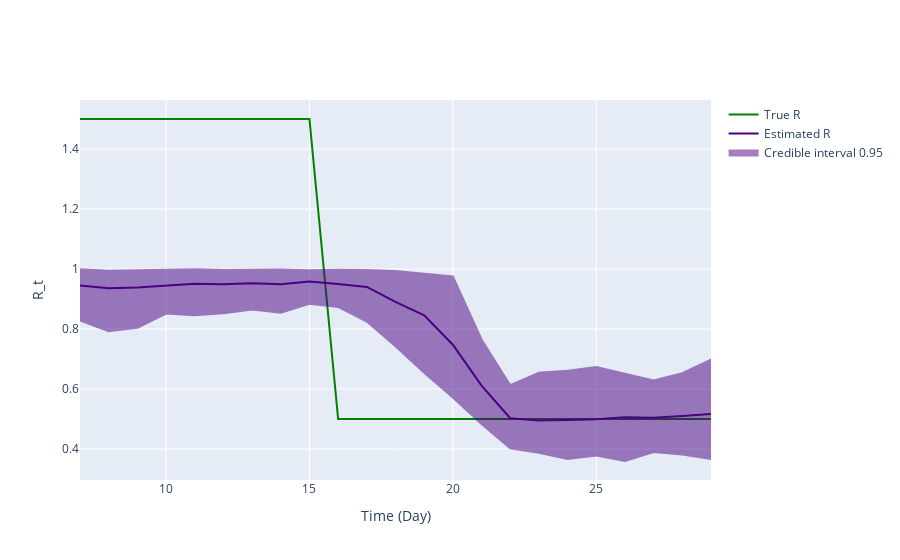

Notebook cell for this chart:
### Markdown cell above
## Inference plot using class method results

### Code cell
fig = ReproductionNumberPlot()

fig.add_ground_truth_rt(ground_truth)
fig.add_interval_rt(new_intervals)

fig.update_labels(time_label='Time (Day)', r_label='R_t')

fig.show_figure()

### Figure 1 — Plotly figure (JSON) as saved in the notebook; plotly's stock layout.template omitted (floating-point values rounded to 4 significant figures)
{"data": [{"line": {"color": "green"}, "mode": "lines", "name": "True R", "type": "scatter", "x": [7, 8, 9, 10, 11, 12, 13, 14, 15, 16, 17, 18, 19, 20, 21, 22, 23, 24, 25, 26, 27, 28, 29], "y": [1.5, 1.5, 1.5, 1.5, 1.5, 1.5, 1.5, 1.5, 1.5, 0.5, 0.5, 0.5, 0.5, 0.5, 0.5, 0.5, 0.5, 0.5, 0.5, 0.5, 0.5, 0.5, 0.5]}, {"line": {"color": "indigo"}, "mode": "lines", "name": "Estimated R", "type": "scatter", "x": [7, 8, 9, 10, 11, 12, 13, 14, 15, 16, 17, 18, 19, 20, 21, 22, 23, 24, 25, 26, 27, 28, 29], "y": [0.945, 0.936, 0.9386, 0.9442, 0.9512, 0.9495, 0.9526, 0.9493, 0.958, 0.9499, 0.9402, 0.8902, 0.8459, 0.7476, 0.6115, 0.5025, 0.4951, 0.4964, 0.4989, 0.5057, 0.5046, 0.5104, 0.5167]}, {"fill": "toself", "fillcolor": "indigo", "line": {"color": "indigo"}, "mode": "lines", "name": "Credible interval 0.95", "opacity": 0.5, "type": "scatter", "x": [7, 8, 9, 10, 11, 12, 13, 14, 15, 16, 17, 18, 19, 20, 21, 22, 23, 24, 25, 26, 27, 28, 29, 29, 28, 27, 26, 25, 24, 23, 22, 21, 20, 19, 18, 17, 16, 15, 14, 13, 12, 11, 10, 9, 8, 7], "y": [0.9995, 0.9944, 0.9959, 0.9979, 0.9989, 0.997, 0.9974, 0.9983, 0.9956, 0.9977, 0.9968, 0.993, 0.9844, 0.9756, 0.765, 0.6127, 0.6542, 0.6611, 0.6736, 0.6504, 0.6285, 0.653, 0.6982, 0.3668, 0.3813, 0.3902, 0.36, 0.378, 0.367, 0.3871, 0.4023, 0.4835, 0.5719, 0.6544, 0.7427, 0.825, 0.8736, 0.8842, 0.8546, 0.8649, 0.8529, 0.8458, 0.8514, 0.8042, 0.7928, 0.8286]}], "layout": {"hovermode": "x unified", "xaxis": {"title": {"text": "Time (Day)"}}, "yaxis": {"title": {"text": "R_t"}}}}
